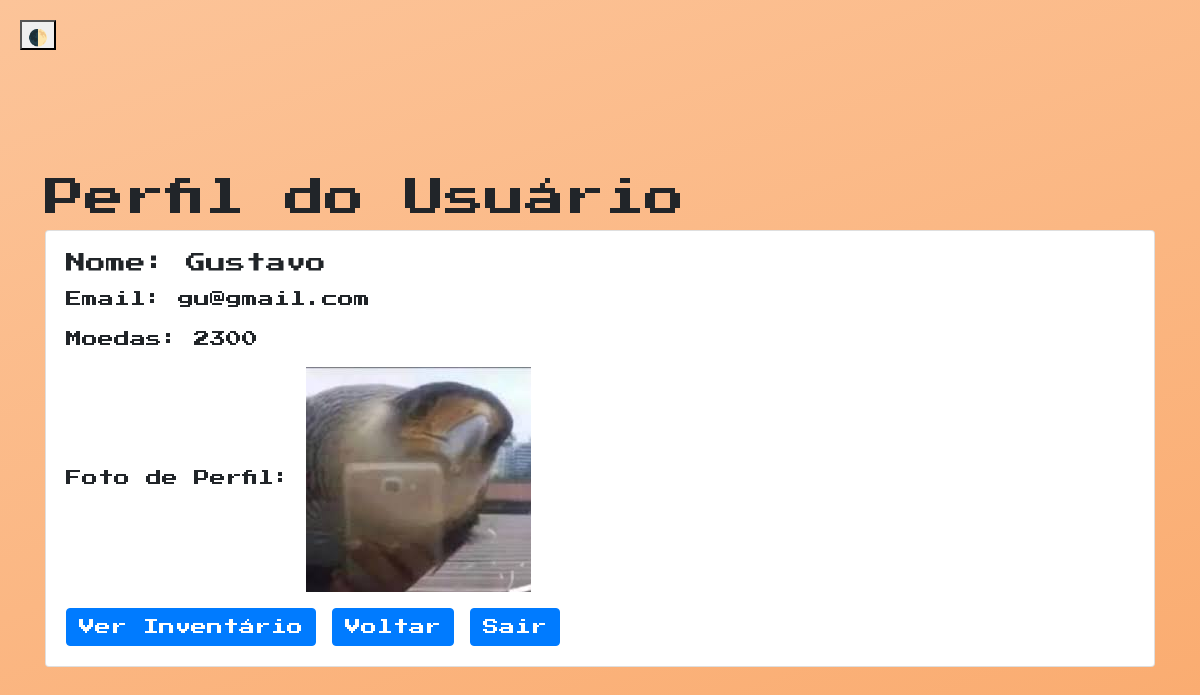
Before: /View/Perfil.php (signed in) with the older database file.
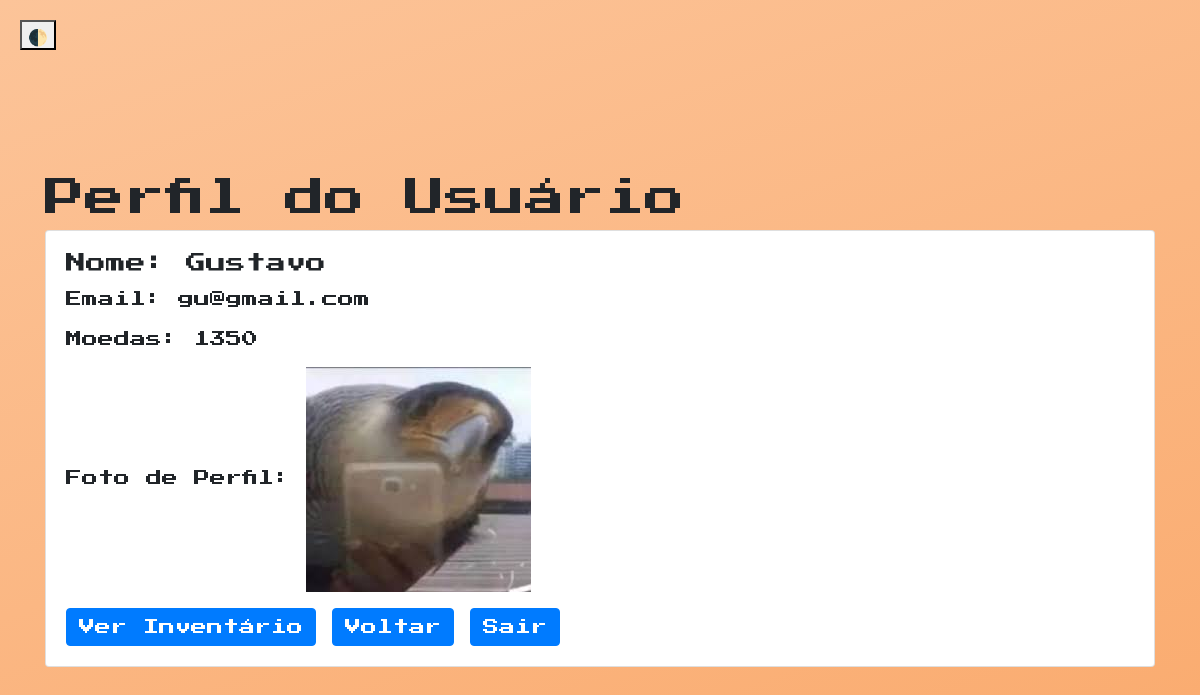
After: the same page with the newer database file.
### tables this page shows
CREATE TABLE `usuario` (
  `id` int(11) NOT NULL,
  `nome` varchar(100) NOT NULL,
  `email` varchar(200) NOT NULL,
  `senha` varchar(40) NOT NULL,
  `coin` int(11) NOT NULL DEFAULT 0,
  `id_icone_perfil` int(11) DEFAULT NULL
);

CREATE TABLE `img_perfil` (
  `id` int(11) NOT NULL,
  `nome` varchar(200) NOT NULL,
  `path` varchar(200) NOT NULL,
  `preco` int(100) NOT NULL,
  `preco_dinheiro` decimal(10,2) NOT NULL
);

### Model/BancoDeDados.php (called while the page is built, shortened)
<?php
class BancoDeDados
{
    private static $instance = null;
    private $connection;
    private function __construct($host, $user, $password, $database)
    {
        $this->host = $host;
        $this->user = $user;
        $this->password = $password;
        $this->database = $database;
        $this->connection = mysqli_connect($this->host, $this->user, $this->password, $this->database);
    }
    public static function getInstance($host = 'localhost', $user = 'root', $password = '', $database = 'banco')
    {
        if (self::$instance === null) {
            self::$instance = new BancoDeDados($host, $user, $password, $database);
        }
        return self::$instance;
    }
    public function getConnection()
    {
        return $this->connection;
    }
    public function getUserById($id)
    {
        $conn = $this->getConnection();
        $sql = "SELECT id, nome, senha, email, coin FROM usuario WHERE id = " . $id;
        $result = $conn->query($sql);
        if ($result->num_rows > 0) {
            $user = $result->fetch_assoc();
        } else {
            $user = null;
        }
        return $user;
    }
}

### Controller/ControllerUsuario.php (called while the page is built, shortened)
<?php
require_once(__DIR__ . "/../Model/BancoDeDados.php");
require_once(__DIR__ . "/../Model/Usuario.php");
class ControllerUsuario
{
    private $database;
    public function __construct()
    {
        $this->database = BancoDeDados::getInstance("127.0.0.1", "root", "", "banco");
    }
    public function readUser($id)
{
    $row = $this->database->getUserById($id);
    if ($row) {
        return new Usuario($row['id'], $row['nome'], $row['email'], $row['senha'], $row['coin']);
    }
    return null;
}
}

### Model/Usuario.php (called while the page is built, shortened)
<?php
class Usuario {
    private $nome;
    private $email;
    private $coin;
    public function __construct($id, $nome, $email, $senha, $coin = 0) {
        $this->nome = $nome;
        $this->email = $email;
        $this->coin = $coin;
    }
    public function getNome() {
        return $this->nome;
    }
    public function getEmail() {
        return $this->email;
    }
    public function getCoin() {
        return $this->coin;
    }
}

### Controller/ControllerIcone.php (called while the page is built, shortened)
<?php
require_once '../Model/BancoDeDados.php';
class ControllerIcone {
    private $db;
    public function __construct() {
        $this->db = BancoDeDados::getInstance('localhost', 'root', '', 'banco');
    }
    public function getIconePerfil($idUsuario) {
        $conn = $this->db->getConnection();
        $sql = "SELECT i.id, i.nome, i.path FROM usuario u JOIN img_perfil i ON u.id_icone_perfil = i.id WHERE u.id = ?";
        $stmt = $conn->prepare($sql);
        $stmt->bind_param("i", $idUsuario);
        $stmt->execute();
        $result = $stmt->get_result();
        $icone = $result->fetch_assoc();
        return $icone;
    }
}

### View/Perfil.php (the view, shortened to what this page needs)
<?php
require_once "../Controller/ControllerUsuario.php";
require_once "../Controller/ControllerIcone.php";
$controllerUsuario = new ControllerUsuario();
$controllerIcone = new ControllerIcone();
$userId = $_SESSION['id'];
$user = $controllerUsuario->readUser($userId);
$iconePerfil = $controllerIcone->getIconePerfil($userId);
?>
<!DOCTYPE html>
<html lang="en">
<head>
    <link rel="stylesheet" href="https://stackpath.bootstrapcdn.com/bootstrap/4.5.2/css/bootstrap.min.css">
    <link rel="stylesheet" href="../Assets/style.css">
</head>
<body>
<button class="theme-toggle" onclick="toggleTheme()">🌓</button>
    <div class="container mt-4">
        <h1>Perfil do Usuário</h1>
        <div class="card">
            <div class="card-body">
                <h5 class="card-title">Nome: <?php echo htmlspecialchars($user->getNome()); ?></h5>
                <p class="card-text">Email: <?php echo htmlspecialchars($user->getEmail()); ?></p>
                <p class="card-text">Moedas: <?php echo htmlspecialchars($user->getCoin()); ?></p>
                <p class="card-text">
                    Foto de Perfil:
                    <?php if ($iconePerfil): ?>
                        <img src="<?php echo $iconePerfil['path']; ?>" alt="Foto de Perfil" class="profile-icon">
                    <?php else: ?>
                        Nenhuma foto de perfil definida.
                    <?php endif; ?>
                </p>
                <a href="Inventario.php" class="btn btn-primary">Ver Inventário</a>
                <a href="Home.php" class="btn btn-primary">Voltar</a>
                <form action="../Processamento/ProcessUsuario.php" method="POST" style="display: inline;">
                    <button type="submit" class="btn btn-primary">Sair</button>
                </form>
            </div>
        </div>
    </div>
</body>
</html>

### Assets/base.css (style rules this page uses)
:root { --color1: #FCC499; --color2: #FAAA6D; --color3: #419EAE; --color4: #FFEEB0; --color5: #F2684A; --color6: #000000; --dark: #000000; }
html { transition: background-color 0.5s ease, color 0.5s ease; }
body { font-family: 'Press Start 2P', cursive; margin: 0; padding: 20px; box-sizing: border-box; scroll-behavior: smooth; scroll-padding-top: 8rem; }

### Assets/layout.css (style rules this page uses)
body { background: linear-gradient(160deg, var(--color1) 0%, var(--color2) 100%); min-height: 100vh; }
.container { padding-top: 100px; }

Changed rows visible on the page:
changed usuario "Gustavo": coin "2300" → "1350"
